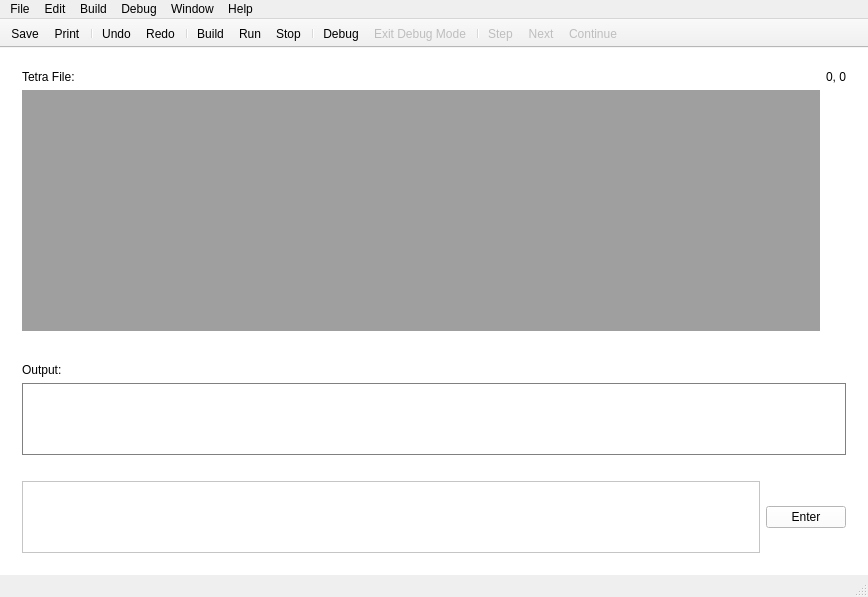
<?xml version="1.0" encoding="UTF-8"?>
<ui version="4.0">
 <class>MainWindow</class>
 <widget class="QMainWindow" name="MainWindow">
  <property name="geometry">
   <rect>
    <x>0</x>
    <y>0</y>
    <width>868</width>
    <height>597</height>
   </rect>
  </property>
  <property name="windowTitle">
   <string>MainWindow</string>
  </property>
  <property name="styleSheet">
   <string notr="true"/>
  </property>
  <widget class="QWidget" name="centralWidget">
   <property name="styleSheet">
    <string notr="true">background: rgb(255, 255, 255)</string>
   </property>
   <layout class="QGridLayout" name="gridLayout_3">
    <item row="0" column="0">
     <widget class="QSplitter" name="mainSplitter">
      <property name="styleSheet">
       <string notr="true">QSplitter::handle{
background-color: white;
}</string>
      </property>
      <property name="orientation">
       <enum>Qt::Vertical</enum>
      </property>
      <widget class="QWidget" name="layoutWidget">
       <layout class="QGridLayout" name="gridLayout">
        <item row="2" column="0">
         <widget class="Editor" name="input" native="true">
          <property name="sizePolicy">
           <sizepolicy hsizetype="Expanding" vsizetype="Expanding">
            <horstretch>0</horstretch>
            <verstretch>0</verstretch>
           </sizepolicy>
          </property>
          <property name="sizeIncrement">
           <size>
            <width>1</width>
            <height>1</height>
           </size>
          </property>
          <property name="mouseTracking">
           <bool>false</bool>
          </property>
          <property name="contextMenuPolicy">
           <enum>Qt::DefaultContextMenu</enum>
          </property>
          <property name="styleSheet">
           <string notr="true">Editor{
border: 1px solid grey
}</string>
          </property>
         </widget>
        </item>
        <item row="0" column="0">
         <widget class="QLabel" name="tetraFileLabel">
          <property name="text">
           <string>Tetra File:</string>
          </property>
         </widget>
        </item>
        <item row="0" column="1">
         <widget class="QLabel" name="cursorPosition">
          <property name="sizePolicy">
           <sizepolicy hsizetype="Minimum" vsizetype="Minimum">
            <horstretch>0</horstretch>
            <verstretch>0</verstretch>
           </sizepolicy>
          </property>
          <property name="text">
           <string>0, 0</string>
          </property>
         </widget>
        </item>
        <item row="1" column="0">
         <widget class="QMdiArea" name="threadMdi">
          <property name="styleSheet">
           <string notr="true">background-color{qlineargradient(spread:pad, x1:0, y1:1, x2:0, y2:0, stop:0 rgba(0, 0, 0, 255), stop:0.05 rgba(14, 8, 73, 255), stop:0.36 rgba(28, 17, 145, 255), stop:0.6 rgba(126, 14, 81, 255), stop:0.75 rgba(234, 11, 11, 255), stop:0.79 rgba(244, 70, 5, 255), stop:0.86 rgba(255, 136, 0, 255), stop:0.935 rgba(239, 236, 55, 255));}</string>
          </property>
         </widget>
        </item>
       </layout>
      </widget>
      <widget class="QSplitter" name="splitter">
       <property name="styleSheet">
        <string notr="true">QSplitter::handle{
background-color: white;
}</string>
       </property>
       <property name="orientation">
        <enum>Qt::Vertical</enum>
       </property>
       <widget class="QWidget" name="layoutWidget">
        <layout class="QVBoxLayout" name="verticalLayout">
         <item>
          <widget class="QLabel" name="outputLabel">
           <property name="text">
            <string>Output:</string>
           </property>
          </widget>
         </item>
         <item>
          <widget class="QTextEdit" name="output">
           <property name="sizePolicy">
            <sizepolicy hsizetype="MinimumExpanding" vsizetype="MinimumExpanding">
             <horstretch>0</horstretch>
             <verstretch>0</verstretch>
            </sizepolicy>
           </property>
           <property name="autoFillBackground">
            <bool>false</bool>
           </property>
           <property name="styleSheet">
            <string notr="true">QTextEdit{
border: 1px solid grey;
}</string>
           </property>
           <property name="frameShadow">
            <enum>QFrame::Plain</enum>
           </property>
           <property name="verticalScrollBarPolicy">
            <enum>Qt::ScrollBarAsNeeded</enum>
           </property>
           <property name="horizontalScrollBarPolicy">
            <enum>Qt::ScrollBarAsNeeded</enum>
           </property>
           <property name="sizeAdjustPolicy">
            <enum>QAbstractScrollArea::AdjustToContentsOnFirstShow</enum>
           </property>
           <property name="lineWrapMode">
            <enum>QTextEdit::WidgetWidth</enum>
           </property>
           <property name="readOnly">
            <bool>true</bool>
           </property>
           <property name="placeholderText">
            <string/>
           </property>
          </widget>
         </item>
        </layout>
       </widget>
       <widget class="QWidget" name="layoutWidget">
        <layout class="QHBoxLayout" name="horizontalLayout">
         <item>
          <widget class="QPlainTextEdit" name="userInput"/>
         </item>
         <item>
          <widget class="QPushButton" name="enterInputButton">
           <property name="text">
            <string>Enter</string>
           </property>
          </widget>
         </item>
        </layout>
       </widget>
      </widget>
     </widget>
    </item>
   </layout>
  </widget>
  <widget class="QMenuBar" name="menuBar">
   <property name="geometry">
    <rect>
     <x>0</x>
     <y>0</y>
     <width>868</width>
     <height>29</height>
    </rect>
   </property>
   <widget class="QMenu" name="menuFile">
    <property name="title">
     <string>File</string>
    </property>
    <addaction name="actionNew"/>
    <addaction name="actionOpen"/>
    <addaction name="separator"/>
    <addaction name="actionSave"/>
    <addaction name="separator"/>
    <addaction name="actionPrint"/>
   </widget>
   <widget class="QMenu" name="menuHelp">
    <property name="title">
     <string>Help</string>
    </property>
    <addaction name="actionDocumentation"/>
    <addaction name="separator"/>
    <addaction name="actionAbout_Tetra"/>
   </widget>
   <widget class="QMenu" name="menuEdit">
    <property name="title">
     <string>Edit</string>
    </property>
    <addaction name="actionUndo"/>
    <addaction name="actionRedo"/>
    <addaction name="separator"/>
    <addaction name="actionCut"/>
    <addaction name="actionCopy"/>
    <addaction name="actionPaste"/>
    <addaction name="separator"/>
    <addaction name="actionDelete"/>
    <addaction name="separator"/>
    <addaction name="actionSelect_All"/>
    <addaction name="separator"/>
    <addaction name="actionFind"/>
   </widget>
   <widget class="QMenu" name="menuBuild">
    <property name="title">
     <string>Build</string>
    </property>
    <addaction name="actionRun"/>
    <addaction name="separator"/>
    <addaction name="actionBuild"/>
    <addaction name="actionStop"/>
   </widget>
   <widget class="QMenu" name="menuDebug">
    <property name="title">
     <string>Debug</string>
    </property>
    <addaction name="actionDebug"/>
    <addaction name="actionExit_Debug_Mode"/>
    <addaction name="separator"/>
    <addaction name="actionStep"/>
    <addaction name="actionNext"/>
    <addaction name="actionContinue"/>
    <addaction name="actionSet_Breakpoint"/>
    <addaction name="actionRemove_Breakpoint"/>
    <addaction name="actionInterrupt"/>
   </widget>
   <widget class="QMenu" name="menuWindow">
    <property name="title">
     <string>Window</string>
    </property>
    <addaction name="actionMinimize"/>
    <addaction name="actionFull_Screen"/>
    <addaction name="separator"/>
    <addaction name="actionClear_Output"/>
    <addaction name="separator"/>
    <addaction name="actionTab_Width"/>
    <addaction name="actionLine_Numbers"/>
   </widget>
   <addaction name="menuFile"/>
   <addaction name="menuEdit"/>
   <addaction name="menuBuild"/>
   <addaction name="menuDebug"/>
   <addaction name="menuWindow"/>
   <addaction name="menuHelp"/>
  </widget>
  <widget class="QStatusBar" name="statusBar"/>
  <widget class="QToolBar" name="toolBar">
   <property name="enabled">
    <bool>true</bool>
   </property>
   <property name="windowTitle">
    <string>Toolbar</string>
   </property>
   <property name="autoFillBackground">
    <bool>true</bool>
   </property>
   <property name="styleSheet">
    <string notr="true"/>
   </property>
   <property name="movable">
    <bool>false</bool>
   </property>
   <property name="iconSize">
    <size>
     <width>32</width>
     <height>32</height>
    </size>
   </property>
   <property name="toolButtonStyle">
    <enum>Qt::ToolButtonIconOnly</enum>
   </property>
   <property name="floatable">
    <bool>false</bool>
   </property>
   <attribute name="toolBarArea">
    <enum>TopToolBarArea</enum>
   </attribute>
   <attribute name="toolBarBreak">
    <bool>false</bool>
   </attribute>
   <addaction name="actionSave"/>
   <addaction name="actionPrint"/>
   <addaction name="separator"/>
   <addaction name="actionUndo"/>
   <addaction name="actionRedo"/>
   <addaction name="separator"/>
   <addaction name="actionBuild"/>
   <addaction name="actionRun"/>
   <addaction name="actionStop"/>
   <addaction name="separator"/>
   <addaction name="actionDebug"/>
   <addaction name="actionExit_Debug_Mode"/>
   <addaction name="separator"/>
   <addaction name="actionStep"/>
   <addaction name="actionNext"/>
   <addaction name="actionContinue"/>
  </widget>
  <action name="actionSave">
   <property name="icon">
    <iconset resource="AppResources.qrc">
     <normaloff>:/icons/Tetra Resources/icons/appbar.save.png</normaloff>:/icons/Tetra Resources/icons/appbar.save.png</iconset>
   </property>
   <property name="text">
    <string>Save</string>
   </property>
   <property name="iconVisibleInMenu">
    <bool>false</bool>
   </property>
  </action>
  <action name="actionNew">
   <property name="text">
    <string>New</string>
   </property>
  </action>
  <action name="actionOpen">
   <property name="text">
    <string>Open</string>
   </property>
  </action>
  <action name="actionPrint">
   <property name="icon">
    <iconset resource="AppResources.qrc">
     <normaloff>:/icons/Tetra Resources/icons/appbar.printer.text.png</normaloff>:/icons/Tetra Resources/icons/appbar.printer.text.png</iconset>
   </property>
   <property name="text">
    <string>Print...</string>
   </property>
   <property name="iconVisibleInMenu">
    <bool>false</bool>
   </property>
  </action>
  <action name="actionAbout_Tetra">
   <property name="text">
    <string>About Tetra</string>
   </property>
  </action>
  <action name="actionDocumentation">
   <property name="text">
    <string>Documentation</string>
   </property>
  </action>
  <action name="actionCut">
   <property name="text">
    <string>Cut</string>
   </property>
  </action>
  <action name="actionUndo">
   <property name="icon">
    <iconset resource="AppResources.qrc">
     <normaloff>:/icons/Tetra Resources/icons/appbar.undo.png</normaloff>:/icons/Tetra Resources/icons/appbar.undo.png</iconset>
   </property>
   <property name="text">
    <string>Undo</string>
   </property>
   <property name="iconVisibleInMenu">
    <bool>false</bool>
   </property>
  </action>
  <action name="actionRedo">
   <property name="icon">
    <iconset resource="AppResources.qrc">
     <normaloff>:/icons/Tetra Resources/icons/appbar.redo.png</normaloff>:/icons/Tetra Resources/icons/appbar.redo.png</iconset>
   </property>
   <property name="text">
    <string>Redo</string>
   </property>
   <property name="iconVisibleInMenu">
    <bool>false</bool>
   </property>
  </action>
  <action name="actionCopy">
   <property name="text">
    <string>Copy</string>
   </property>
  </action>
  <action name="actionPaste">
   <property name="text">
    <string>Paste</string>
   </property>
  </action>
  <action name="actionSave_As">
   <property name="text">
    <string>Save As</string>
   </property>
  </action>
  <action name="actionRun">
   <property name="checkable">
    <bool>true</bool>
   </property>
   <property name="icon">
    <iconset resource="AppResources.qrc">
     <normaloff>:/icons/Tetra Resources/icons/appbar.control.play.png</normaloff>:/icons/Tetra Resources/icons/appbar.control.play.png</iconset>
   </property>
   <property name="text">
    <string>Run</string>
   </property>
   <property name="iconVisibleInMenu">
    <bool>false</bool>
   </property>
  </action>
  <action name="actionDebug">
   <property name="checkable">
    <bool>true</bool>
   </property>
   <property name="icon">
    <iconset resource="AppResources.qrc">
     <normaloff>:/icons/Tetra Resources/icons/appbar.bug.png</normaloff>:/icons/Tetra Resources/icons/appbar.bug.png</iconset>
   </property>
   <property name="text">
    <string>Debug</string>
   </property>
   <property name="iconVisibleInMenu">
    <bool>false</bool>
   </property>
  </action>
  <action name="actionOpen_Recent">
   <property name="text">
    <string>Open Recent</string>
   </property>
  </action>
  <action name="actionDelete">
   <property name="text">
    <string>Delete</string>
   </property>
  </action>
  <action name="actionSelect_All">
   <property name="text">
    <string>Select All</string>
   </property>
  </action>
  <action name="actionBuild">
   <property name="icon">
    <iconset resource="AppResources.qrc">
     <normaloff>:/icons/Tetra Resources/icons/appbar.protractor.png</normaloff>:/icons/Tetra Resources/icons/appbar.protractor.png</iconset>
   </property>
   <property name="text">
    <string>Build</string>
   </property>
   <property name="iconVisibleInMenu">
    <bool>false</bool>
   </property>
  </action>
  <action name="actionStop">
   <property name="icon">
    <iconset resource="AppResources.qrc">
     <normaloff>:/icons/Tetra Resources/icons/appbar.control.stop.png</normaloff>:/icons/Tetra Resources/icons/appbar.control.stop.png</iconset>
   </property>
   <property name="text">
    <string>Stop</string>
   </property>
   <property name="iconVisibleInMenu">
    <bool>false</bool>
   </property>
  </action>
  <action name="actionFind">
   <property name="text">
    <string>Find</string>
   </property>
  </action>
  <action name="actionMinimize">
   <property name="text">
    <string>Minimize</string>
   </property>
  </action>
  <action name="actionFull_Screen">
   <property name="text">
    <string>Full Screen</string>
   </property>
  </action>
  <action name="actionLine_Numbers">
   <property name="checkable">
    <bool>true</bool>
   </property>
   <property name="checked">
    <bool>true</bool>
   </property>
   <property name="enabled">
    <bool>true</bool>
   </property>
   <property name="text">
    <string>Line Numbers</string>
   </property>
  </action>
  <action name="actionClear_Output">
   <property name="text">
    <string>Clear Output</string>
   </property>
  </action>
  <action name="actionContinue">
   <property name="enabled">
    <bool>false</bool>
   </property>
   <property name="icon">
    <iconset resource="AppResources.qrc">
     <normaloff>:/icons/Tetra Resources/icons/appbar.control.resume.png</normaloff>:/icons/Tetra Resources/icons/appbar.control.resume.png</iconset>
   </property>
   <property name="text">
    <string>Continue</string>
   </property>
  </action>
  <action name="actionStep">
   <property name="enabled">
    <bool>false</bool>
   </property>
   <property name="icon">
    <iconset resource="AppResources.qrc">
     <normaloff>:/icons/Tetra Resources/icons/appbar.debug.step.into.png</normaloff>:/icons/Tetra Resources/icons/appbar.debug.step.into.png</iconset>
   </property>
   <property name="text">
    <string>Step</string>
   </property>
   <property name="toolTip">
    <string>Step</string>
   </property>
  </action>
  <action name="actionExit_Debug_Mode">
   <property name="enabled">
    <bool>false</bool>
   </property>
   <property name="icon">
    <iconset resource="AppResources.qrc">
     <normaloff>:/icons/Tetra Resources/icons/appbar.bug.remove.png</normaloff>:/icons/Tetra Resources/icons/appbar.bug.remove.png</iconset>
   </property>
   <property name="text">
    <string>Exit Debug Mode</string>
   </property>
  </action>
  <action name="actionTab_Width">
   <property name="text">
    <string>Tab Width</string>
   </property>
  </action>
  <action name="actionInterrupt">
   <property name="enabled">
    <bool>false</bool>
   </property>
   <property name="text">
    <string>Interrupt</string>
   </property>
  </action>
  <action name="actionSet_Breakpoint">
   <property name="enabled">
    <bool>false</bool>
   </property>
   <property name="text">
    <string>Set Breakpoint</string>
   </property>
  </action>
  <action name="actionRemove_Breakpoint">
   <property name="enabled">
    <bool>false</bool>
   </property>
   <property name="text">
    <string>Remove Breakpoint</string>
   </property>
  </action>
  <action name="actionNext">
   <property name="enabled">
    <bool>false</bool>
   </property>
   <property name="icon">
    <iconset resource="AppResources.qrc">
     <normaloff>:/icons/Tetra Resources/icons/appbar.navigate.next.png</normaloff>:/icons/Tetra Resources/icons/appbar.navigate.next.png</iconset>
   </property>
   <property name="text">
    <string>Next</string>
   </property>
  </action>
 </widget>
 <layoutdefault spacing="6" margin="11"/>
 <customwidgets>
  <customwidget>
   <class>Editor</class>
   <extends>QWidget</extends>
   <header>editor.h</header>
  </customwidget>
 </customwidgets>
 <resources>
  <include location="AppResources.qrc"/>
 </resources>
 <connections/>
</ui>
